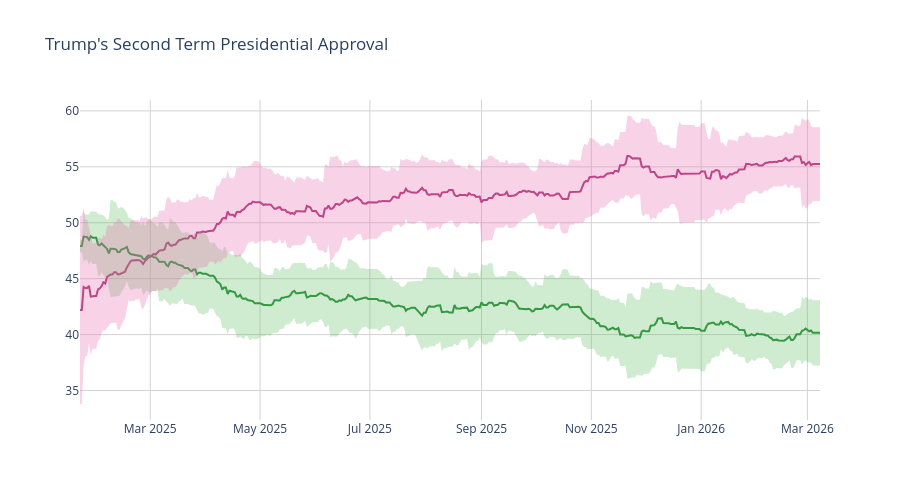

Notebook code cell kept with this figure:
### Code cell
disappr_ci_hex = "#e86eaf",
appr_ci_hex = "#60be65"
disappr_ci_rgba = "rgba(232, 110, 175, 0.3)"
appr_ci_rgba = "rgba(96, 190, 101, 0.3)"
grid_col = "#d4d2d2"


# Approve
fig = go.Figure(go.Scatter(
    x=pres['end_date'],
    y=pres['approve'],
    hovertemplate="%{y:.2f}%",
    name="<b>Approve</b>",
    line=dict(color="#228833"),
    showlegend=False
))

# Disapprove
fig.add_trace(go.Scatter(
    x=pres['end_date'],
    y=pres['disapprove'],
    hovertemplate="%{y:.2f}%",
    name="<b>Disapprove</b>",
    line=dict(color="#aa3377"),
    showlegend=False
    )
)

# Approve CI
fig.add_traces([

    # Upper bound
    go.Scatter(
        x=pres['end_date'],
        y=pres['approve_upper_ci'],
        marker=dict(color=appr_ci_hex),
        line=dict(width=0),
        mode='lines',
        showlegend=False,
        hoverinfo="skip"
    ),

    # Lower bound
    go.Scatter(
        x=pres['end_date'],
        y=pres['approve_lower_ci'],
        marker=dict(color=appr_ci_hex),
        line=dict(width=0),
        mode='lines',
        fillcolor=appr_ci_rgba,
        fill="tonexty",
        showlegend=False,
        hoverinfo="skip"
    )
])

# Disapprove CI
fig.add_traces([

    # Upper bound
    go.Scatter(
        x=pres['end_date'],
        y=pres['disapprove_upper_ci'],
        marker=dict(color=disappr_ci_hex),
        line=dict(width=0),
        mode='lines',
        showlegend=False,
        hoverinfo="skip"
    ),

    # Lower bound
    go.Scatter(
        x=pres['end_date'],
        y=pres['disapprove_lower_ci'],
        marker=dict(color=disappr_ci_hex),
        line=dict(width=0),
        mode='lines',
        fillcolor=disappr_ci_rgba,
        fill="tonexty",
        showlegend=False,
        hoverinfo="skip"
    )
])

fig.update_layout(
    title=dict(text="Trump's Second Term Presidential Approval"),
    hovermode="x"
)

fig.update_xaxes(gridcolor=grid_col)
fig.update_yaxes(gridcolor=grid_col)

fig.update_layout(hovermode="x", hoverlabel_align="right", plot_bgcolor="rgba(0, 0, 0, 0)", height=500)
fig.show()

### Figure 1 — Plotly figure (JSON) as saved in the notebook; plotly's stock layout.template omitted (floating-point values rounded to 4 significant figures; data arrays with more than 128 entries replaced by an {"elided": "..."} marker saying what was removed)
{"data": [{"hovertemplate": "%{y:.2f}%", "line": {"color": "#228833"}, "name": "<b>Approve</b>", "showlegend": false, "type": "scatter", "x": {"elided": "412 str values"}, "y": {"elided": "412 float values"}}, {"hovertemplate": "%{y:.2f}%", "line": {"color": "#aa3377"}, "name": "<b>Disapprove</b>", "showlegend": false, "type": "scatter", "x": {"elided": "412 str values"}, "y": {"elided": "412 float values"}}, {"hoverinfo": "skip", "line": {"width": 0}, "marker": {"color": "#60be65"}, "mode": "lines", "showlegend": false, "type": "scatter", "x": {"elided": "412 str values"}, "y": {"elided": "412 float values"}}, {"fill": "tonexty", "fillcolor": "rgba(96, 190, 101, 0.3)", "hoverinfo": "skip", "line": {"width": 0}, "marker": {"color": "#60be65"}, "mode": "lines", "showlegend": false, "type": "scatter", "x": {"elided": "412 str values"}, "y": {"elided": "412 float values"}}, {"hoverinfo": "skip", "line": {"width": 0}, "marker": {"color": ["#e86eaf"]}, "mode": "lines", "showlegend": false, "type": "scatter", "x": {"elided": "412 str values"}, "y": {"elided": "412 float values"}}, {"fill": "tonexty", "fillcolor": "rgba(232, 110, 175, 0.3)", "hoverinfo": "skip", "line": {"width": 0}, "marker": {"color": ["#e86eaf"]}, "mode": "lines", "showlegend": false, "type": "scatter", "x": {"elided": "412 str values"}, "y": {"elided": "412 float values"}}], "layout": {"height": 500, "hoverlabel": {"align": "right"}, "hovermode": "x", "plot_bgcolor": "rgba(0, 0, 0, 0)", "title": {"text": "Trump's Second Term Presidential Approval"}, "xaxis": {"gridcolor": "#d4d2d2"}, "yaxis": {"gridcolor": "#d4d2d2"}}}
